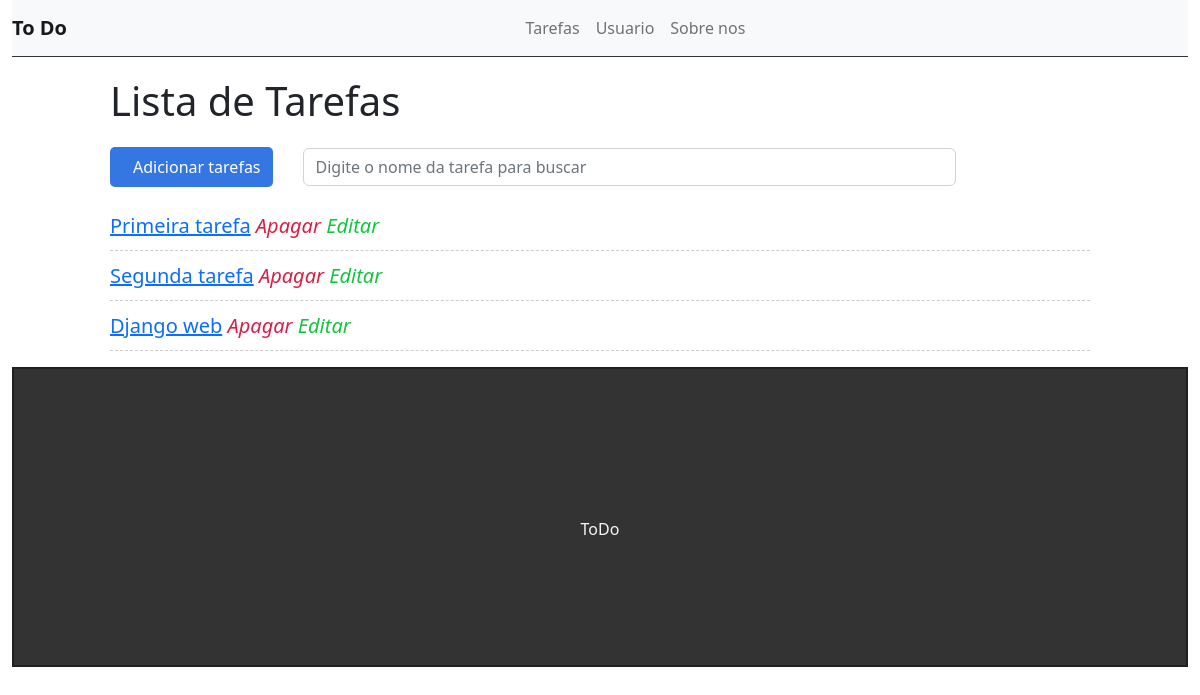
The app's page /, older data.
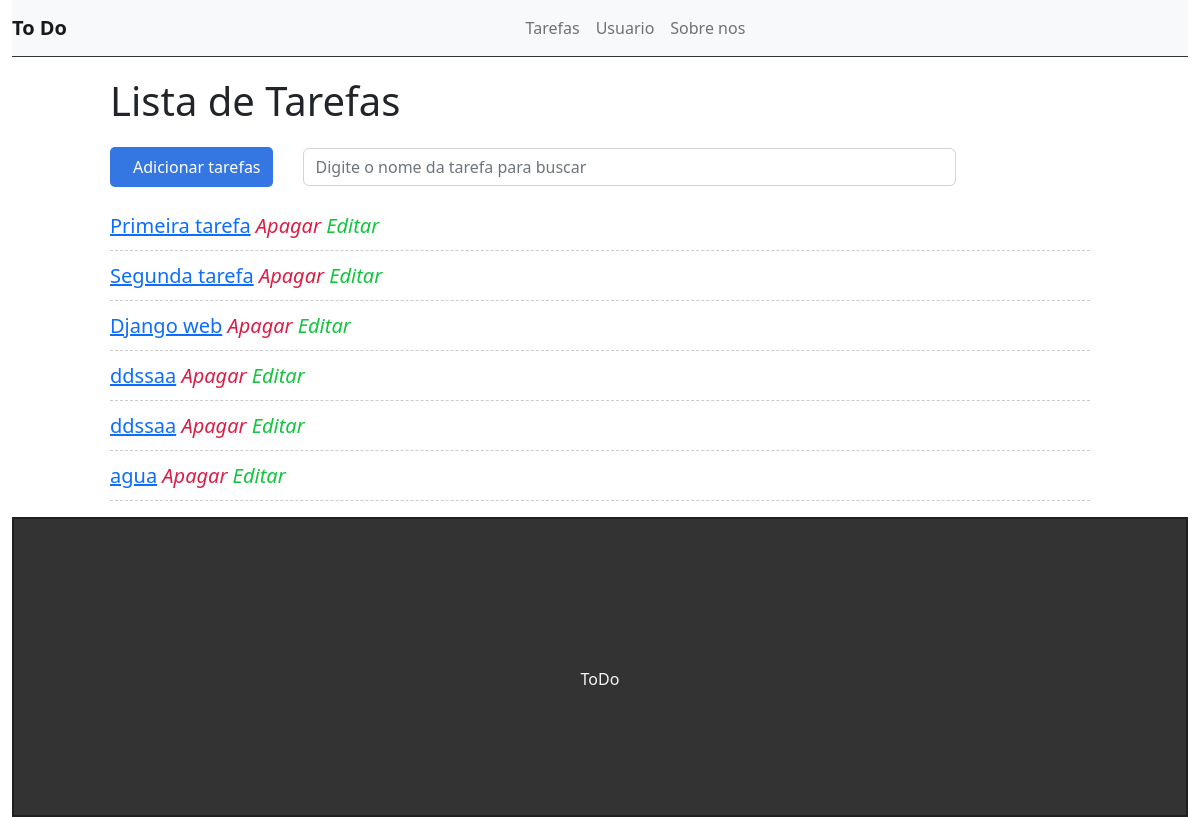
The same page, newer data.
### tasks/models.py (models this page shows, shortened)
class Task(models.Model):
    STATUS = (
        ('doing', 'Doing'),
        ('done', 'Done')
    )
    title = models.CharField(max_length=255)
    description = models.TextField()
    done = models.CharField(
        max_length=5,
        choices=STATUS,
    )
    created_at = models.DateTimeField(auto_now_add=True)
    updated_at = models.DateTimeField(auto_now=True)

### tasks/views.py (the view)
# urls.py: path('', views.taskList, name='task-list'),
def taskList(request):
    tasks = Task.objects.all
    return render(request, 'tasks/list.html', {'tasks': tasks})

### tasks/templates/tasks/list.html (shortened to what this page needs)
{% extends 'base.html' %}
{% block content %}
    <div class="offset-1 col-10 list-div">
        <h1>Lista de Tarefas</h1>
        <a class="add-link" href="newtask/">
            <div class="col-2 add-div">
                Adicionar tarefas
            </div>
        </a>
        <div class="col-8 search-div">
            <input class="form-control" type="text" name="search" id="search" placeholder="Digite o nome da tarefa para buscar"/>
        </div>
        <ul class="task-list">
            {% for task in tasks %}
                <li class="task-item">
                    <span><a href="task/{{task.id}}">{{task.title}}</a></span>
                    <span><i class="fas fa-trash">Apagar</i></span>
                    <a class="add-link" href="edit/{{task.id}}"><span><i class="fas fa-edit">Editar</i></span></a>
                </li>
            {% endfor %}
        </ul>
    </div>
{% endblock %}

Row changes from the older to the newer data that the page shows:
added Task: title "ddssaa"
added Task: title "ddssaa"
added Task: title "agua"
